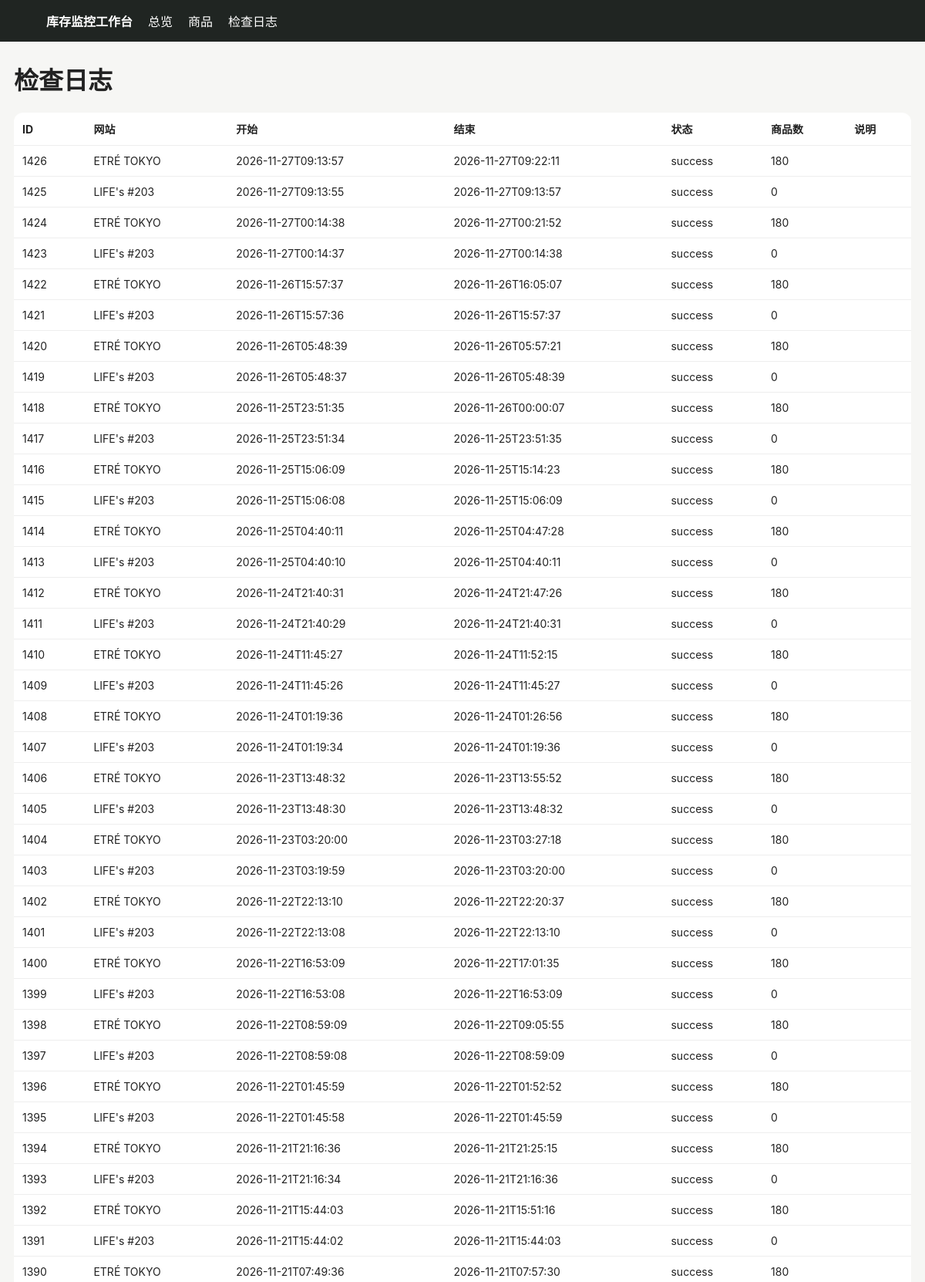
Page /logs (upper part) on the committed database.
### tables this page shows
CREATE TABLE runs (
 id INTEGER PRIMARY KEY AUTOINCREMENT,
 site TEXT NOT NULL,
 started_at TEXT NOT NULL,
 finished_at TEXT,
 status TEXT NOT NULL,
 product_count INTEGER DEFAULT 0,
 message TEXT
);

### app/main.py (the view)
@app.get("/logs")
def logs(request: Request):
    with conn() as c:
        rows=c.execute("SELECT * FROM runs ORDER BY id DESC LIMIT 100").fetchall()
    return templates.TemplateResponse("logs.html", {"request":request,"rows":rows})

### app/templates/logs.html
{% extends "base.html" %}{% block content %}<h1>检查日志</h1><table><tr><th>ID</th><th>网站</th><th>开始</th><th>结束</th><th>状态</th><th>商品数</th><th>说明</th></tr>{% for r in rows %}<tr><td>{{r.id}}</td><td>{{r.site}}</td><td>{{r.started_at}}</td><td>{{r.finished_at}}</td><td>{{r.status}}</td><td>{{r.product_count}}</td><td>{{r.message}}</td></tr>{% endfor %}</table>{% endblock %}

### app/templates/base.html (style rules this page uses)
body { font-family:-apple-system,BlinkMacSystemFont,"Segoe UI",sans-serif;background:#f6f6f4;color:#222;margin:0 }
table { width:100%;border-collapse:collapse;background:#fff;border-radius:12px;overflow:hidden }
th,td { padding:11px;border-bottom:1px solid #eee;text-align:left;font-size:14px }

### rows in the picture
runs: id "1426", site "ETRÉ TOKYO", started_at "2026-11-27T09:13:57", finished_at "2026-11-27T09:22:11", status "success", product_count "180"
runs: id "1425", site "LIFE's #203", started_at "2026-11-27T09:13:55", finished_at "2026-11-27T09:13:57", status "success", product_count "0"
runs: id "1424", site "ETRÉ TOKYO", started_at "2026-11-27T00:14:38", finished_at "2026-11-27T00:21:52", status "success", product_count "180"
runs: id "1423", site "LIFE's #203", started_at "2026-11-27T00:14:37", finished_at "2026-11-27T00:14:38", status "success", product_count "0"
runs: id "1422", site "ETRÉ TOKYO", started_at "2026-11-26T15:57:37", finished_at "2026-11-26T16:05:07", status "success", product_count "180"
runs: id "1421", site "LIFE's #203", started_at "2026-11-26T15:57:36", finished_at "2026-11-26T15:57:37", status "success", product_count "0"
runs: id "1420", site "ETRÉ TOKYO", started_at "2026-11-26T05:48:39", finished_at "2026-11-26T05:57:21", status "success", product_count "180"
runs: id "1419", site "LIFE's #203", started_at "2026-11-26T05:48:37", finished_at "2026-11-26T05:48:39", status "success", product_count "0"
runs: id "1418", site "ETRÉ TOKYO", started_at "2026-11-25T23:51:35", finished_at "2026-11-26T00:00:07", status "success", product_count "180"
runs: id "1417", site "LIFE's #203", started_at "2026-11-25T23:51:34", finished_at "2026-11-25T23:51:35", status "success", product_count "0"
runs: id "1416", site "ETRÉ TOKYO", started_at "2026-11-25T15:06:09", finished_at "2026-11-25T15:14:23", status "success", product_count "180"
runs: id "1415", site "LIFE's #203", started_at "2026-11-25T15:06:08", finished_at "2026-11-25T15:06:09", status "success", product_count "0"
runs: id "1414", site "ETRÉ TOKYO", started_at "2026-11-25T04:40:11", finished_at "2026-11-25T04:47:28", status "success", product_count "180"
runs: id "1413", site "LIFE's #203", started_at "2026-11-25T04:40:10", finished_at "2026-11-25T04:40:11", status "success", product_count "0"
runs: id "1412", site "ETRÉ TOKYO", started_at "2026-11-24T21:40:31", finished_at "2026-11-24T21:47:26", status "success", product_count "180"
runs: id "1411", site "LIFE's #203", started_at "2026-11-24T21:40:29", finished_at "2026-11-24T21:40:31", status "success", product_count "0"
runs: id "1410", site "ETRÉ TOKYO", started_at "2026-11-24T11:45:27", finished_at "2026-11-24T11:52:15", status "success", product_count "180"
runs: id "1409", site "LIFE's #203", started_at "2026-11-24T11:45:26", finished_at "2026-11-24T11:45:27", status "success", product_count "0"
runs: id "1408", site "ETRÉ TOKYO", started_at "2026-11-24T01:19:36", finished_at "2026-11-24T01:26:56", status "success", product_count "180"
runs: id "1407", site "LIFE's #203", started_at "2026-11-24T01:19:34", finished_at "2026-11-24T01:19:36", status "success", product_count "0"
runs: id "1406", site "ETRÉ TOKYO", started_at "2026-11-23T13:48:32", finished_at "2026-11-23T13:55:52", status "success", product_count "180"
runs: id "1405", site "LIFE's #203", started_at "2026-11-23T13:48:30", finished_at "2026-11-23T13:48:32", status "success", product_count "0"
runs: id "1404", site "ETRÉ TOKYO", started_at "2026-11-23T03:20:00", finished_at "2026-11-23T03:27:18", status "success", product_count "180"
runs: id "1403", site "LIFE's #203", started_at "2026-11-23T03:19:59", finished_at "2026-11-23T03:20:00", status "success", product_count "0"
runs: id "1402", site "ETRÉ TOKYO", started_at "2026-11-22T22:13:10", finished_at "2026-11-22T22:20:37", status "success", product_count "180"
runs: id "1401", site "LIFE's #203", started_at "2026-11-22T22:13:08", finished_at "2026-11-22T22:13:10", status "success", product_count "0"
runs: id "1400", site "ETRÉ TOKYO", started_at "2026-11-22T16:53:09", finished_at "2026-11-22T17:01:35", status "success", product_count "180"
runs: id "1399", site "LIFE's #203", started_at "2026-11-22T16:53:08", finished_at "2026-11-22T16:53:09", status "success", product_count "0"
runs: id "1398", site "ETRÉ TOKYO", started_at "2026-11-22T08:59:09", finished_at "2026-11-22T09:05:55", status "success", product_count "180"
runs: id "1397", site "LIFE's #203", started_at "2026-11-22T08:59:08", finished_at "2026-11-22T08:59:09", status "success", product_count "0"
runs: id "1396", site "ETRÉ TOKYO", started_at "2026-11-22T01:45:59", finished_at "2026-11-22T01:52:52", status "success", product_count "180"
runs: id "1395", site "LIFE's #203", started_at "2026-11-22T01:45:58", finished_at "2026-11-22T01:45:59", status "success", product_count "0"
runs: id "1394", site "ETRÉ TOKYO", started_at "2026-11-21T21:16:36", finished_at "2026-11-21T21:25:15", status "success", product_count "180"
runs: id "1393", site "LIFE's #203", started_at "2026-11-21T21:16:34", finished_at "2026-11-21T21:16:36", status "success", product_count "0"
runs: id "1392", site "ETRÉ TOKYO", started_at "2026-11-21T15:44:03", finished_at "2026-11-21T15:51:16", status "success", product_count "180"
runs: id "1391", site "LIFE's #203", started_at "2026-11-21T15:44:02", finished_at "2026-11-21T15:44:03", status "success", product_count "0"
runs: id "1390", site "ETRÉ TOKYO", started_at "2026-11-21T07:49:36", finished_at "2026-11-21T07:57:30", status "success", product_count "180"
